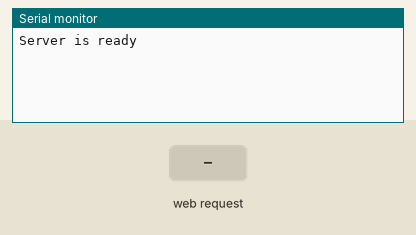
Bench run of a sketch on a simulated Arduino Uno, built with avr-gcc and run on an emulated ATmega328P. Shown: the last lines printed to the serial monitor. The inputs (shaded band) are chosen by the test bench. WiFi joins after 1.5 s; servers stay silent unless stated.

Above: at 1.2 s.
1.3 s: HTTP request GET /SET received
At 2.5 s:
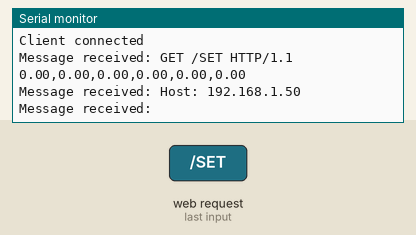
At 3.5 s:
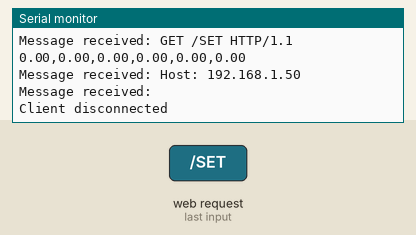

Measured:
- after the input at 1.3 s, the serial monitor: prints a new line at once (image 1)

The sketch:

TCPReadWriteAllPinOutput_NoDigiRead.ino
```cpp
/*
WriteReadTCP
 created 25 Sep 2024
 by Chetanya Jain
 This code is in the public domain.
 */


#include <SPI.h>
#include <Ethernet.h>

// Network settings
byte mac[] = { 0xA8, 0x61, 0x0A, 0xAE, 0x00, 0x18 }; // MAC address of the Ethernet shield
IPAddress ip(192, 168, 16, 2); // IP address of the Arduino
IPAddress gateway(192, 168, 14, 1);
IPAddress subnet(255, 255, 255, 192);
unsigned int localPort = 8888; // Local port to listen on

String setVoltages[6] = {"0.00", "0.00", "0.00", "0.00", "0.00", "0.00"}; // Initialize an array of voltage values we have set
int pins[] = {3, 5, 6, 9, 10, 11}; // An Array of all the DIO pins that can do PWM

EthernetServer server(localPort);
void setup() {
  // Start the Ethernet connection and the server
  Ethernet.begin(mac, ip);
  server.begin();

  // Initialize serial communication for debugging
  Serial.begin(9600);
  Serial.println("Server is ready");
}

void loop() {
  // Check for incoming clients
  EthernetClient client = server.available();
  if (client) {
    Serial.println("Client connected");
    while (client.connected()) {
      if (client.available()) {
        // Read the incoming message
        client.setTimeout(200);
        String message = client.readStringUntil('\n');
        Serial.print("Message received: ");
        Serial.println(message);

        // Parse the message
        message.trim();
        int firstSpace = message.indexOf(' ');
        String command = message.substring(0, firstSpace);
        String parameters = message.substring(firstSpace + 1);

        if (command == "SET") {
          int secondSpace = parameters.indexOf(' ');
          int pin = parameters.substring(0, secondSpace).toInt();
          float voltage = parameters.substring(secondSpace + 1).toFloat();
          float pwmValue = round(((255/5)*voltage)); // Convert the recieved voltage to the a 8 bit value that is sent to the PWM pin
          Serial.println(pwmValue);
          Serial.println(voltage);
          analogWrite(pin, pwmValue);
          client.println("SET command executed \r\n");
          Serial.println("SET command executed \r\n");
           for (int i = 0; i < 6; i++) {// This for loop stores the value we have set to the SetVoltage array
              if (pins[i] == pin) {
                setVoltages[i] = String(voltage, 3); // Store with 3 decimal places
                break;
              }
           }
        } else if (command == "GET") {
          int pins[] = {3, 5, 6, 9, 10, 11};
          String result = "";
            for (int i = 0; i < 6; i++) {// This for loop creates the string we need to send back as a message. It is the setVoltages Array
              String voltageValue = setVoltages[i];
              result += voltageValue; // Convert to string with 3 decimal places
              if (i < 5) {
                result += ","; // Add comma separator except for the last value
              }
            }
            result +=("\r\n");
            client.println(result);
            Serial.println(result);
        } else {
          client.println("Unknown command \r\n");
        }
      }
    }
    client.stop();
    Serial.println("Client disconnected");
  }
}


/*
Explanation:
Network Settings: Configure the MAC address and IP address for the Ethernet shield. Adjust these settings according to your network configuration.

Server Initialization: Initialize the Ethernet connection and start the server on the specified port.

Main Loop:

Check for incoming clients.
If a client is connected, read the incoming message.
Trim the message to remove any leading or trailing whitespace.
Parse the message to extract the command and parameters.
If the command is SET, extract the pin number and voltage, map the voltage to a PWM value, and set the voltage on the specified pin using analogWrite.
If the command is GET, read the voltage from the specified pin, convert it to a voltage value, and send it back to the client.
If the command is unknown, send an error message to the client.
Note:
Ensure that the MAC address and IP address are unique and do not conflict with other devices on your network.
The voltage setting assumes a range of 0-5V. Adjust the mapping if your voltage range is different.
The sketch assumes that the incoming messages are in the format SET <pin number> <voltage> or GET <pin number>. You may need to adjust the parsing logic if the message format is different.
Upload this sketch to your Arduino, and it should be able to set the voltage on a specified pin based on the TCP message it receives and send the voltage value from a specified pin back to the client when requested.
 */
```
